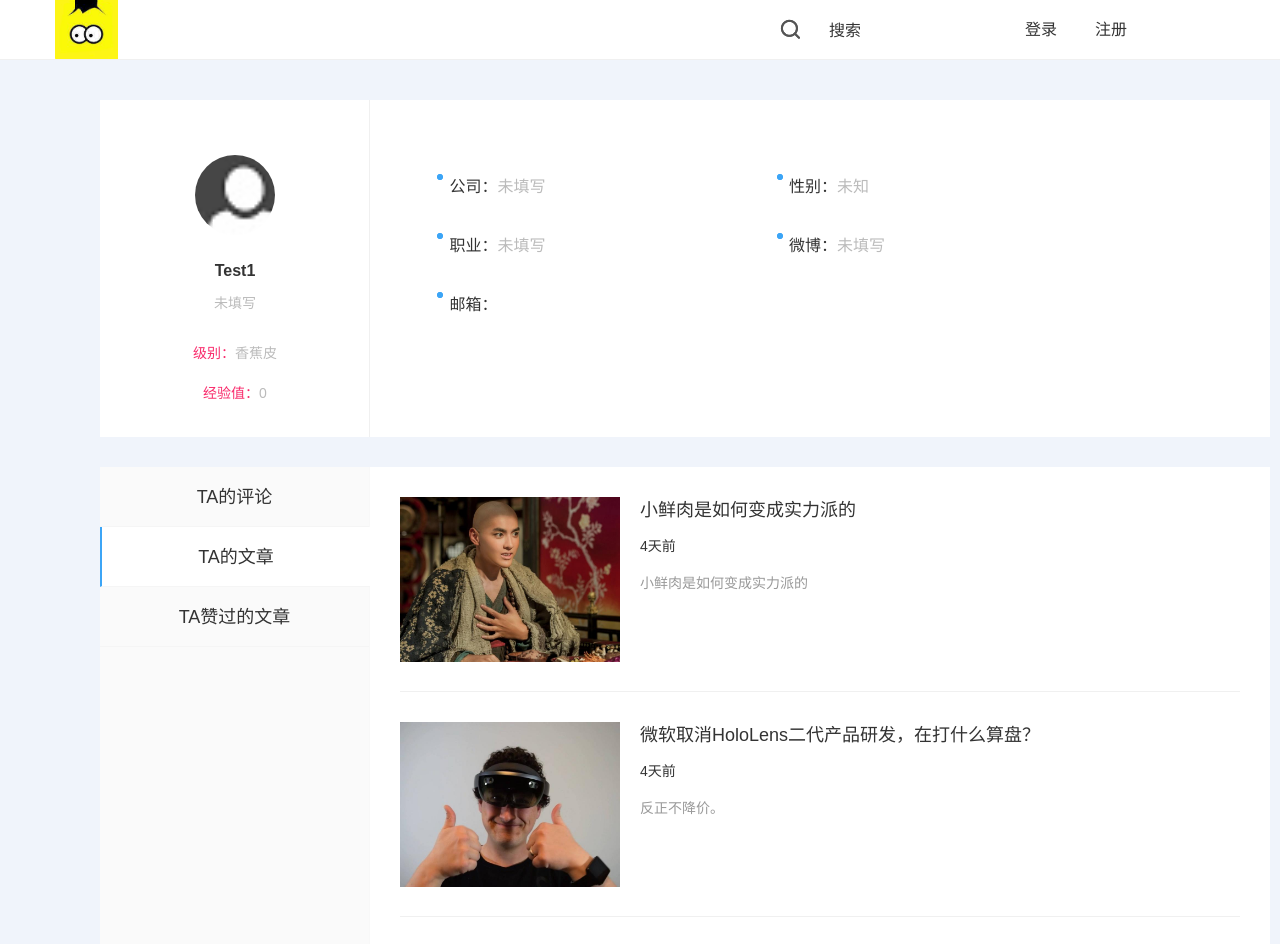
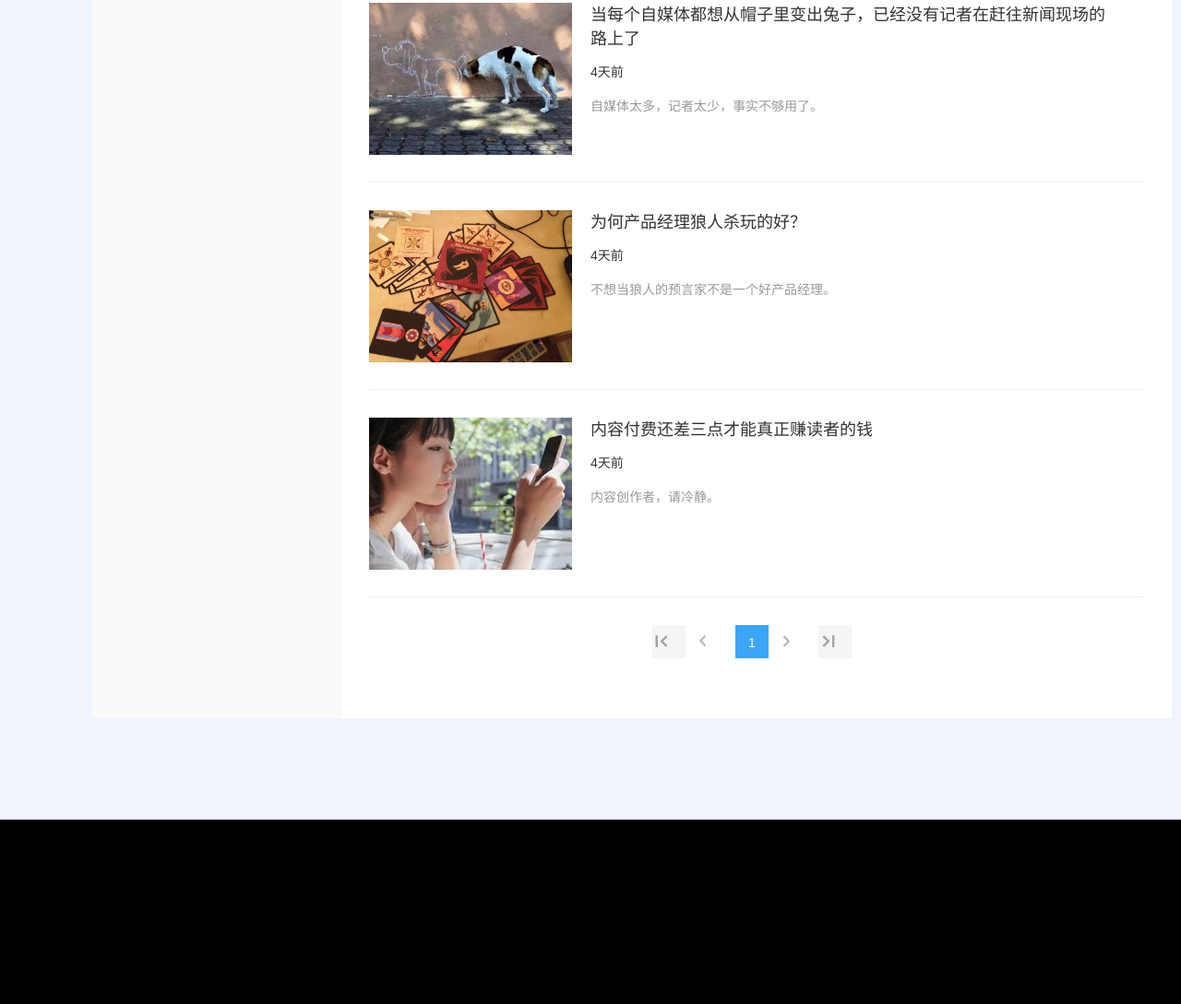
/bbs/user_article/2, run on the app's committed database (2 pictures, top to bottom).
### bbs/models.py (models this page shows, shortened)
class UserProfile(models.Model):
    user = models.OneToOneField(User)
    name = models.CharField(max_length=32)
    user_real_name = models.CharField(max_length=255, blank=True, null=True, default='未填写')
    signature = models.CharField(max_length=255, blank=True, null=True, default='未填写')
    mobile_phone = models.IntegerField(blank=True, null=True)
    company = models.CharField(max_length=255, blank=True, null=True, default='未填写')
    star = models.CharField(max_length=255, blank=True, null=True, default='未填写')
    profession = models.CharField(max_length=255, blank=True, null=True, default='未填写')
    weibo = models.CharField(max_length=255, blank=True, null=True, default='未填写')
    sex_choices = (('男', u"男"),
                   ('女', u"女"),
                   ('未知',u'未知')
                   )
    sex = models.CharField(choices=sex_choices, default='未知', max_length=32)
    birth = models.DateField(blank=True, null=True)
    address = models.CharField(max_length=255, blank=True, null=True, default='未填写')
    sign_up_time = models.DateField(blank=True, null=True)
    experience = models.IntegerField(u"经验值", default=0)
    level_choices = (('香蕉皮', u"香蕉皮"),
                     ('小香蕉', u"小香蕉"),
                     ('大香蕉', u"大香蕉"),
                     ('皮皮香焦', u"皮皮香焦"),
                     ('宇宙无敌大香蕉', u"宇宙无敌大香蕉"),
                     )
    user_level = models.CharField(choices=level_choices, default='香蕉皮', max_length=32)
    head_img = models.ImageField(u"头像", blank=True, null=True, upload_to="statics/uploads",
                                 default='statics/uploads/no-img.jpg')
    article_like = models.ManyToManyField("Article", blank=True)
    friends = models.ManyToManyField('self', related_name="my_friends", blank=True)

class Article(models.Model):
    title = models.CharField(u"标题", max_length=255)
    brief = models.CharField(u"文章简介", null=True, blank=True, max_length=150)
    category = models.ForeignKey("Category")
    content = models.TextField(u"文章内容")
    author = models.ForeignKey("UserProfile")
    pub_date = models.DateTimeField(blank=True, null=True)
    last_modify = models.DateTimeField(auto_now=True)
    priority = models.IntegerField(u"优先级", default=1000)
    head_img = models.ImageField(u"图片", upload_to="statics/uploads")
    thumb_count = models.IntegerField(u"点赞数量", default=0)
    disgusting_count = models.IntegerField(u"踩数量", default=0)
    click_count = models.IntegerField(u"点击量", default=0)
    status_choices = (('draft', u"草稿"),
                      ('published', u"已发布"),
                      ('hidden', u"隐藏"),
                      )
    status = models.CharField(choices=status_choices, default='published', max_length=32)

### bbs/views.py (the view)
# urls.py: url(r'^user_article/(\d+)$', views.user_article, name="user_article"),
def user_article(request, user_id):
    publish_article_list = models.Article.objects.filter(author__id=user_id).order_by('pub_date')
    one_page_articles = add_articles_handler.page_handler(request, publish_article_list)
    user_info = user_information(request, user_id)
    return render(request, 'bbs/user_articles.html', {'publish_article_list': one_page_articles,
                                                      'user_info': user_info,
                                                      'current_user_id': user_id})

### bbs/add_articles_handler.py (called while the page is built)
def page_handler(re, obj_list):
    ret = {'type': 'json'}
    page_cls = Paginator(obj_list, 6)
    if re.method == 'POST':
        page_num = re.POST.get('page_num')
        try:
            contents = page_cls.page(page_num)
            ret['page_num'] = str(int(page_num) + 1)
            ret['data'] = contents
            ret['success'] = 'success'
        except EmptyPage:
            contents = page_cls.page(page_cls.num_pages)
            ret['success'] = 'fail-forward'
            ret['page_num'] = str(int(page_num) + 1)
            ret['data'] = contents
        return ret
    else:
        page = re.GET.get('page')
        try:
            contents = page_cls.page(page)
        except PageNotAnInteger:
            contents = page_cls.page(1)
        except EmptyPage:
            contents = page_cls.page(page_cls.num_pages)
        return contents

### bbs/templatetags/custom.py (called while the page is built)
@register.filter
def truncate_url(img_obj):
    return img_obj.name.split("/")[-1]

@register.filter
def date_format(obj):
    if obj:
        now_datetime = datetime.datetime.now()
        now_datetime = now_datetime.strftime("%Y-%m-%d %H:%M:%S")
        pub_datetime = obj.strftime("%Y-%m-%d %H:%M:%S")
        now_datetime = re.split('-|:| ', now_datetime)
        pub_datetime = re.split('-|:| ', pub_datetime)
        time_diff = [int(now_datetime[i])-int(pub_datetime[i]) for i in range(len(pub_datetime))]
        if time_diff[0] > 0:
            return str(time_diff[0])+"年前"
        elif time_diff[1] > 0:
            return str(time_diff[1]) + "月前"
        elif time_diff[2] > 0:
            return str(time_diff[2]) + "天前"
        elif time_diff[3] > 0:
            return str(time_diff[3]) + "小时前"
        elif time_diff[4] > 0:
            return str(time_diff[4]) + "分钟前"
        else:
            return '刚刚'

@register.filter
def get_end_arg(obj):
    arg = obj.split('/')[-1]
    return arg

### bbs/views.py (called while the page is built)
def user_information(request, user_id):
    user_obj = models.UserProfile.objects.get(id=user_id)
    experience = user_obj.experience
    if experience >= 300:
        user_obj.user_level = '香蕉皮'
    elif experience >= 1000:
        user_obj.user_level = '小香蕉'
    elif experience >= 2000:
        user_obj.user_level = '大香蕉'
    elif experience >= 3000:
        user_obj.user_level = '皮皮香焦'
    elif experience >= 5000:
        user_obj.user_level = '宇宙无敌大香蕉'
    user_obj.save()
    user_info = models.UserProfile.objects.get(id=user_id)
    return user_info

### templates/bbs/user_articles.html
{% extends 'bbs/user_detail.html' %}
{% load custom %}
{% block user-content %}
    <div class="user-menu-warp">
        <div class="menu-warp">
            <ul>
                {% if request.user.userprofile.id == user_info.id %}
                    <li class=""><a href="{% url 'user_detail' request.user.userprofile.id %}">我的消息</a></li>
                    <li class=""><a href="{% url 'user_comment' request.user.userprofile.id %}">我的评论</a></li>
                    <li class="active"><a href="{% url 'user_article' request.user.userprofile.id %}">我的文章</a></li>
                    <li class=""><a href="{% url 'user_draft' request.user.userprofile.id %}">我的草稿</a></li>
                    <li class=""><a href="{% url 'user_like_article' request.user.userprofile.id %}">赞过的文章</a></li>
                {% else %}
                    <li class=""><a href="{% url 'user_comment' request.get_full_path|get_end_arg %}">TA的评论</a></li>
                    <li class="active"><a href="{% url 'user_article' request.get_full_path|get_end_arg %}">TA的文章</a></li>
                    <li class=""><a href="{% url 'user_like_article' request.get_full_path|get_end_arg %}">TA赞过的文章</a></li>
                {% endif %}
            </ul>
        </div>
        <div class="user-content-warp">
            <div class="message-box">
                {% if publish_article_list %}
                    {% for article in publish_article_list %}
                        <div class="mod-b mod-art ">
                            <a class="transition" href="{% url 'article_detail' article.id %}" target="_blank">
                                <div class="mod-thumb">
                                    <img class="lazy" src="/static/uploads/{{ article.head_img|truncate_url }}"
                                         alt="{{ article.title }}">
                                </div>
                            </a>
                            <div class="mob-ctt">
                                <h3><a href="{% url 'article_detail' article.id %}" class="transition"
                                       target="_blank">{{ article.title }}</a>
                                </h3>
                                <div class="mob-author"><span class="time">{{ article.pub_date|date_format }}</span>
                                </div>
                                <div class="mob-sub">{{ article.brief }}</div>
                            </div>
                        </div>
                    {% endfor %}
                    <nav class="page-nav">
                        <ul class="pagination">
                            <li><a href="?page=1" aria-label="First"><span aria-hidden="true"><i
                                    class="icon icon-first"></i></span></a></li>
                            {% if publish_article_list.has_previous %}
                                <li><a href="?page={{ publish_article_list.previous_page_number }}"
                                       aria-label="Previous"><span aria-hidden="true"><i
                                        class="icon icon-lt"></i></span></a></li>
                            {% else %}
                                <li class="disabled"><a href="#" aria-label="Previous"><span aria-hidden="true"><i
                                        class="icon icon-lt"></i></span></a></li>
                            {% endif %}
                            <li class="active">
                                <a>
                                    {{ publish_article_list.number }}
                                </a>
                            </li>
                            {% if publish_article_list.has_next %}
                                <li><a href="?page={{ publish_article_list.next_page_number }}"> <i
                                        class="icon icon-gt"></i></a>
                                </li>
                            {% else %}
                                <li class="disabled"><a href="#"> <i class="icon icon-gt"></i></a></li>
                            {% endif %}
                            <li><a href="?page={{ publish_article_list.paginator.num_pages }}"><i
                                    class="icon icon-last"></i></a></li>
                        </ul>
                    </nav>
                {% else %}
                    <div class="no-content-prompt">没写过文章QAQ</div>
                {% endif %}
            </div>
        </div>
    </div>
{% endblock %}

### templates/bbs/user_detail.html (shortened to what this page needs)
{% extends 'base.html' %}
{% load custom %}
{% block page-container %}
    <body style="background-color: rgb(240, 244, 251);">
    <div class="container per_center per_center_body">
        <div class="user-info-warp">
            <div class="user-head-box">
                <div class="user-face">
                    <img src="/static/uploads/{{ user_info.head_img|truncate_url }}"
                         style="width:100px;height:100px;">
                </div>
                <div class="user-name">{{ user_info.name }}<a href="/vip" target="_blank"></a></div>
                <div class="user-one">
                    <span class="show-span show-yijuhua">
                        <span class="show-span js-edit-one">{{ user_info.signature }}</span>
                    </span>
                </div>
                <div class="user-level">
                    级别：<span class="c2">{{ user_info.user_level }}</span>
                </div>
                <div class="user-expr">
                    经验值：<span class="c2">{{ user_info.experience }}</span>
                </div>
            </div>
            <div class="user-info-box">
                <div class="col-lg-5">
                    <div class="user-info">
                        <i class="icon icon-user-point"></i>
                        公司：<span class="c2">{{ user_info.company }}</span>
                    </div>
                    <div class="user-info">
                        <i class="icon icon-user-point"></i>
                        职业：<span class="c2">{{ user_info.profession }}</span>
                    </div>
                    <div class="user-info">
                        <i class="icon icon-user-point"></i>
                        邮箱：
                    </div>
                </div>
                <div class="col-lg-7">
                    <div class="user-info">
                        <i class="icon icon-user-point"></i>
                        性别：<span class="c2">{{ user_info.sex }}</span>
                    </div>
                    <div class="user-info ">
                        <i class="icon icon-user-point"></i>
                        微博：<span class="c2">{{ user_info.weibo }}</span>
                    </div>
                </div>
            </div>
        </div>
        {% block user-content %}{% endblock %}
        </div>
    </div>
    </body>
{% endblock %}

### data on the page
UserProfile: head_img (placeholder picture), name "Test1", signature "未填写", user_level "香蕉皮", experience "0", company "未填写", profession "未填写", sex "未知", weibo "未填写"
Article: head_img (picture), title "小鲜肉是如何变成实力派的", pub_date "4天前", brief "小鲜肉是如何变成实力派的"
Article: head_img (picture), title "微软取消HoloLens二代产品研发，在打什么算盘？", pub_date "4天前", brief "反正不降价。"
Article: head_img (picture), title "当每个自媒体都想从帽子里变出兔子，已经没有记者在赶往新闻现场的路上了", pub_date "4天前", brief "自媒体太多，记者太少，事实不够用了。"
Article: head_img (picture), title "为何产品经理狼人杀玩的好？", pub_date "4天前", brief "不想当狼人的预言家不是一个好产品经理。"
Article: head_img (picture), title "内容付费还差三点才能真正赚读者的钱", pub_date "4天前", brief "内容创作者，请冷静。"

### other printed values
{{ publish_article_list.number }} "1"
